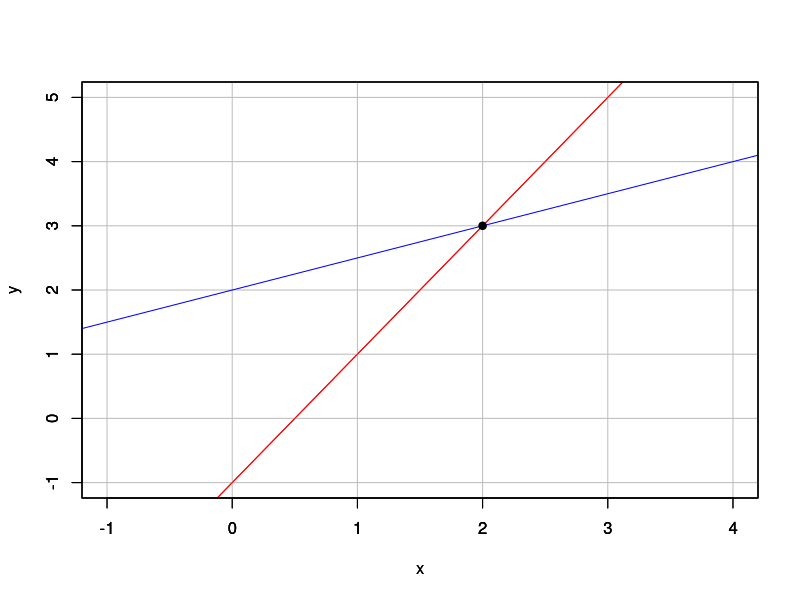
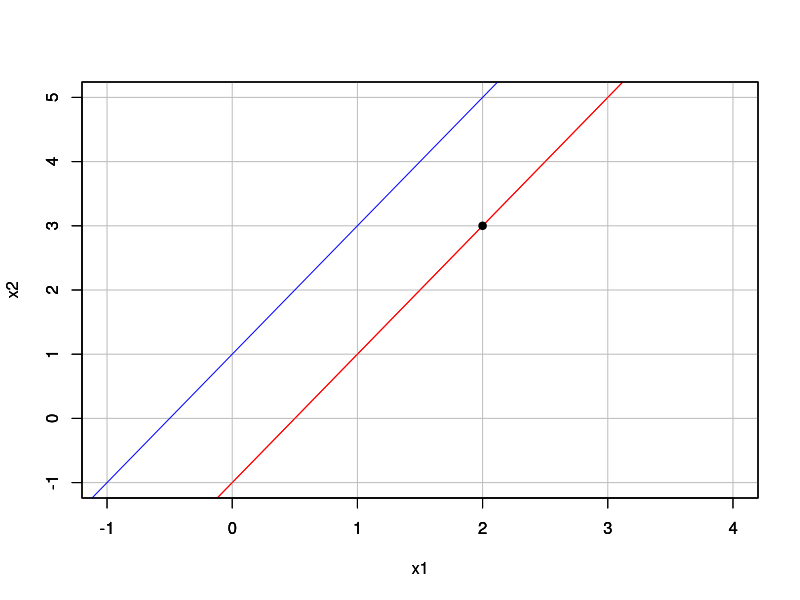

The R source for these figures, in order:
## ---- chunk 1
knitr::opts_chunk$set(echo = TRUE)
## ---- chunk 2
x <- -2:6
y1 <- 2 * x - 1
y2 <- (1/2)*x + 2

plot(x, y1, "l", col="red", xlim=c(-1, 4), ylim=c(-1,5), ylab="y")

# Vertical grid
axis(1, tck = 1, lty = 1, col = "gray")

# Horizontal grid  
axis(2, tck = 1, lty = 1, col = "gray")

par(new=TRUE)

plot(x, y1, "l", col="red", xlim=c(-1, 4), ylim=c(-1,5), ylab="y")
lines(x, y2, col="blue") 
points(2, 3, pch=19, col="black")

box()
## ---- chunk 3
x <- -2:6
y1 <- 2*x - 1
y2 <- 2*x + 1 

plot(x, y1, "l", col="red", xlim=c(-1, 4), ylim=c(-1,5), ylab="x2", xlab = "x1")

# Vertical grid
axis(1, tck = 1, lty = 1, col = "gray")

# Horizontal grid  
axis(2, tck = 1, lty = 1, col = "gray")

par(new=TRUE)

plot(x, y1, "l", col="red", xlim=c(-1, 4), ylim=c(-1,5), ylab="x2", xlab = "x1")
lines(x, y2, col="blue") 
points(2, 3, pch=19, col="black")

box()
## ---- chunk 4
#library(matlib)
#library(rgl)
#
#A <- matrix(c(2, -1, 1,
#              4, -2, -2,
#              6,  3, 6),
#            byrow=TRUE, nrow=3)
#
#b <- c(-1, 2, 4)
#
#plotEqn3d(A, b)
## ---- chunk 5
#library(matlib)
#library(rgl)
#
#A <- matrix(c(1,   3, 1,
#              -4, -9, 2,
#              0,  -3, -6),
#            byrow=TRUE, nrow=3)
#
#b <- c(1, -1, -3)
#
#plotEqn3d(A, b)
#lines3d(x=c(-2, 3), y=c(1, -1), z=c(0, 1), lwd=10)
#echelon(A,b)
## ---- chunk 6
#library(rgl)
## Create some dummy data
#dat <- replicate(2, 1:3)
#
## Initialize the scene, no data plotted
#plot3d(dat, type = 'n', xlim = c(-3, 3), ylim = c(-3, 3), zlim = c(-3, 3), xlab = '', ylab = #'', zlab = '') 
#
## Add planes
#planes3d(1,   3,  1,  1, col = 'red', alpha = 0.6)
#planes3d(-4, -9,  2, -1, col = 'orange', alpha = 0.6)
#planes3d(0,  -3, -6, -3, col = 'blue', alpha = 0.6)
#abclines3d(x=-2, y=1, z=0, a=3, b=-1, c =1)
